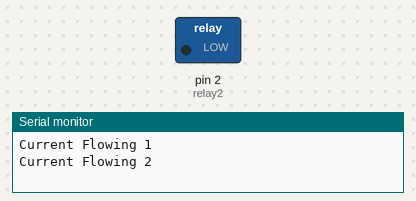
Bench run of a sketch on a simulated Arduino Uno, built with avr-gcc and run on an emulated ATmega328P. Shown: switched loads named in the sketch (green lamp = pin HIGH), the last lines printed to the serial monitor. Pins used as bus, display or sensor lines are not drawn.

Above: at 3.5 s.
At 10.0 s:
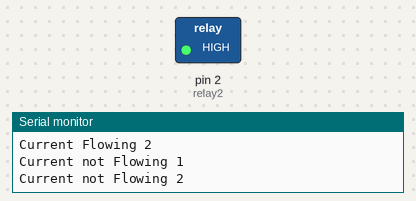
Timing chart, 0 to 15.6 s (numbered marks = the images above):
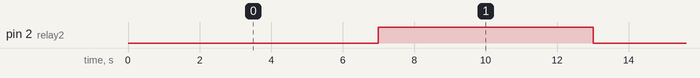

The sketch:

2_rele_modul.ino
```cpp
// (licence header left out)
const int relay1 = 0;
const int relay2 = 2;

void setup() {
  Serial.begin(74880);
  pinMode(relay1, OUTPUT);
  pinMode(relay2, OUTPUT);
}

void loop() {
  digitalWrite(relay1, LOW);
  Serial.println("Current Flowing 1");
  delay(1000);

  digitalWrite(relay2, LOW);
  Serial.println("Current Flowing 2");
  delay(5000);


  digitalWrite(relay1, HIGH);
  Serial.println("Current not Flowing 1");
  delay(1000);

  digitalWrite(relay2, HIGH);
  Serial.println("Current not Flowing 2");
  delay(5000);
}
```

Measured:
- by itself, pin 2 (relay2): alternates HIGH for 6.0 s and LOW for 6.0 s
